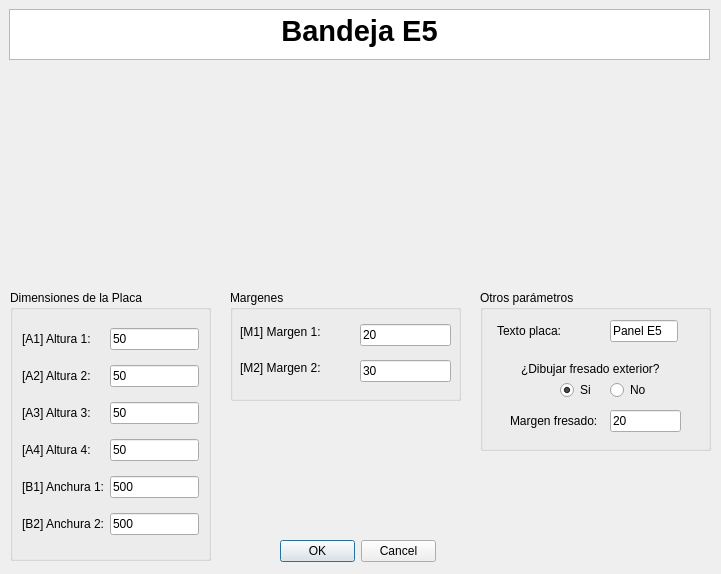
<?xml version="1.0" encoding="UTF-8"?>
<ui version="4.0">
 <class>MyPositionDialog</class>
 <widget class="QDialog" name="MyPositionDialog">
  <property name="geometry">
   <rect>
    <x>0</x>
    <y>0</y>
    <width>721</width>
    <height>574</height>
   </rect>
  </property>
  <property name="windowTitle">
   <string>Enter Position</string>
  </property>
  <property name="whatsThis">
   <string>&lt;html&gt;&lt;head/&gt;&lt;body&gt;&lt;p&gt;Esta ventana de KSDpanel te permite introducir todas las medidas correspondientes del panel seleccionado.&lt;/p&gt;&lt;p&gt;Recuerda que todas las medidas deben de ir en milimetros (mm).&lt;/p&gt;&lt;/body&gt;&lt;/html&gt;</string>
  </property>
  <widget class="QDialogButtonBox" name="buttonBox">
   <property name="geometry">
    <rect>
     <x>280</x>
     <y>540</y>
     <width>156</width>
     <height>23</height>
    </rect>
   </property>
   <property name="orientation">
    <enum>Qt::Horizontal</enum>
   </property>
   <property name="standardButtons">
    <set>QDialogButtonBox::Cancel|QDialogButtonBox::Ok</set>
   </property>
  </widget>
  <widget class="QTextBrowser" name="textBrowser">
   <property name="geometry">
    <rect>
     <x>9</x>
     <y>9</y>
     <width>701</width>
     <height>51</height>
    </rect>
   </property>
   <property name="html">
    <string>&lt;!DOCTYPE HTML PUBLIC &quot;-//W3C//DTD HTML 4.0//EN&quot; &quot;http://www.w3.org/TR/REC-html40/strict.dtd&quot;&gt;
&lt;html&gt;&lt;head&gt;&lt;meta name=&quot;qrichtext&quot; content=&quot;1&quot; /&gt;&lt;style type=&quot;text/css&quot;&gt;
p, li { white-space: pre-wrap; }
&lt;/style&gt;&lt;/head&gt;&lt;body style=&quot; font-family:'MS Shell Dlg 2'; font-size:8.25pt; font-weight:400; font-style:normal;&quot;&gt;
&lt;p align=&quot;center&quot; style=&quot; margin-top:0px; margin-bottom:0px; margin-left:0px; margin-right:0px; -qt-block-indent:0; text-indent:0px;&quot;&gt;&lt;span style=&quot; font-size:22pt; font-weight:600;&quot;&gt;Bandeja E5&lt;/span&gt;&lt;/p&gt;&lt;/body&gt;&lt;/html&gt;</string>
   </property>
  </widget>
  <widget class="QGroupBox" name="groupBox">
   <property name="geometry">
    <rect>
     <x>480</x>
     <y>290</y>
     <width>231</width>
     <height>161</height>
    </rect>
   </property>
   <property name="styleSheet">
    <string notr="true">font: 10pt &quot;MS Shell Dlg 2&quot;;</string>
   </property>
   <property name="title">
    <string>Otros parámetros</string>
   </property>
   <widget class="QLineEdit" name="textoDescriptivoA0UI">
    <property name="geometry">
     <rect>
      <x>130</x>
      <y>30</y>
      <width>68</width>
      <height>22</height>
     </rect>
    </property>
    <property name="text">
     <string>Panel E5</string>
    </property>
   </widget>
   <widget class="QLabel" name="label">
    <property name="geometry">
     <rect>
      <x>17</x>
      <y>30</y>
      <width>107</width>
      <height>22</height>
     </rect>
    </property>
    <property name="text">
     <string>Texto placa:</string>
    </property>
   </widget>
   <widget class="QLabel" name="label_3">
    <property name="geometry">
     <rect>
      <x>30</x>
      <y>120</y>
      <width>107</width>
      <height>22</height>
     </rect>
    </property>
    <property name="text">
     <string>Margen fresado:</string>
    </property>
   </widget>
   <widget class="QLineEdit" name="margenFresadoUI">
    <property name="geometry">
     <rect>
      <x>130</x>
      <y>120</y>
      <width>71</width>
      <height>22</height>
     </rect>
    </property>
    <property name="text">
     <string>20</string>
    </property>
   </widget>
   <widget class="QLabel" name="label_2">
    <property name="geometry">
     <rect>
      <x>41</x>
      <y>71</y>
      <width>148</width>
      <height>16</height>
     </rect>
    </property>
    <property name="mouseTracking">
     <bool>false</bool>
    </property>
    <property name="text">
     <string>¿Dibujar fresado exterior?</string>
    </property>
    <property name="buddy">
     <cstring>label_2</cstring>
    </property>
   </widget>
   <widget class="QRadioButton" name="noCrearFresadoUI">
    <property name="geometry">
     <rect>
      <x>130</x>
      <y>90</y>
      <width>38</width>
      <height>20</height>
     </rect>
    </property>
    <property name="text">
     <string>No</string>
    </property>
   </widget>
   <widget class="QRadioButton" name="crearFresadoUI">
    <property name="geometry">
     <rect>
      <x>80</x>
      <y>90</y>
      <width>34</width>
      <height>20</height>
     </rect>
    </property>
    <property name="text">
     <string>Si</string>
    </property>
    <property name="checked">
     <bool>true</bool>
    </property>
   </widget>
  </widget>
  <widget class="QGroupBox" name="groupBox_2">
   <property name="geometry">
    <rect>
     <x>230</x>
     <y>290</y>
     <width>231</width>
     <height>111</height>
    </rect>
   </property>
   <property name="styleSheet">
    <string notr="true">font: 10pt &quot;MS Shell Dlg 2&quot;;</string>
   </property>
   <property name="title">
    <string>Margenes</string>
   </property>
   <widget class="QLineEdit" name="margenM2UI">
    <property name="geometry">
     <rect>
      <x>130</x>
      <y>70</y>
      <width>91</width>
      <height>22</height>
     </rect>
    </property>
    <property name="text">
     <string>30</string>
    </property>
   </widget>
   <widget class="QLabel" name="label_12">
    <property name="geometry">
     <rect>
      <x>10</x>
      <y>70</y>
      <width>121</width>
      <height>16</height>
     </rect>
    </property>
    <property name="text">
     <string>[M2] Margen 2:</string>
    </property>
   </widget>
   <widget class="QLineEdit" name="margenM1UI">
    <property name="geometry">
     <rect>
      <x>130</x>
      <y>34</y>
      <width>91</width>
      <height>22</height>
     </rect>
    </property>
    <property name="text">
     <string>20</string>
    </property>
   </widget>
   <widget class="QLabel" name="label_11">
    <property name="geometry">
     <rect>
      <x>10</x>
      <y>34</y>
      <width>121</width>
      <height>16</height>
     </rect>
    </property>
    <property name="text">
     <string>[M1] Margen 1:</string>
    </property>
   </widget>
  </widget>
  <widget class="QLabel" name="imagenPanelUI">
   <property name="geometry">
    <rect>
     <x>180</x>
     <y>70</y>
     <width>351</width>
     <height>211</height>
    </rect>
   </property>
   <property name="text">
    <string/>
   </property>
   <property name="pixmap">
    <pixmap>../imagenes/REF_E5cotas.jpg</pixmap>
   </property>
   <property name="scaledContents">
    <bool>true</bool>
   </property>
   <property name="wordWrap">
    <bool>false</bool>
   </property>
   <property name="margin">
    <number>0</number>
   </property>
   <property name="openExternalLinks">
    <bool>false</bool>
   </property>
  </widget>
  <widget class="QGroupBox" name="groupBox_3">
   <property name="geometry">
    <rect>
     <x>10</x>
     <y>290</y>
     <width>201</width>
     <height>271</height>
    </rect>
   </property>
   <property name="styleSheet">
    <string notr="true">font: 10pt &quot;MS Shell Dlg 2&quot;;</string>
   </property>
   <property name="title">
    <string>Dimensiones de la Placa</string>
   </property>
   <layout class="QGridLayout" name="gridLayout_3">
    <item row="1" column="1">
     <widget class="QLineEdit" name="altura2UI">
      <property name="text">
       <string>50</string>
      </property>
     </widget>
    </item>
    <item row="6" column="0">
     <widget class="QLabel" name="label_4">
      <property name="text">
       <string>[B1] Anchura 1:</string>
      </property>
     </widget>
    </item>
    <item row="1" column="0">
     <widget class="QLabel" name="label_10">
      <property name="text">
       <string>[A2] Altura 2:</string>
      </property>
     </widget>
    </item>
    <item row="6" column="1">
     <widget class="QLineEdit" name="anchura1UI">
      <property name="text">
       <string>500</string>
      </property>
     </widget>
    </item>
    <item row="0" column="0">
     <widget class="QLabel" name="label_8">
      <property name="text">
       <string>[A1] Altura 1:</string>
      </property>
     </widget>
    </item>
    <item row="3" column="1">
     <widget class="QLineEdit" name="altura4UI">
      <property name="text">
       <string>50</string>
      </property>
     </widget>
    </item>
    <item row="0" column="1">
     <widget class="QLineEdit" name="altura1UI">
      <property name="text">
       <string>50</string>
      </property>
     </widget>
    </item>
    <item row="2" column="0">
     <widget class="QLabel" name="label_14">
      <property name="text">
       <string>[A3] Altura 3:</string>
      </property>
     </widget>
    </item>
    <item row="2" column="1">
     <widget class="QLineEdit" name="altura3UI">
      <property name="text">
       <string>50</string>
      </property>
     </widget>
    </item>
    <item row="3" column="0">
     <widget class="QLabel" name="label_15">
      <property name="text">
       <string>[A4] Altura 4:</string>
      </property>
     </widget>
    </item>
    <item row="7" column="0">
     <widget class="QLabel" name="label_5">
      <property name="text">
       <string>[B2] Anchura 2:</string>
      </property>
     </widget>
    </item>
    <item row="7" column="1">
     <widget class="QLineEdit" name="anchura2UI">
      <property name="text">
       <string>500</string>
      </property>
     </widget>
    </item>
   </layout>
  </widget>
  <zorder>groupBox_2</zorder>
  <zorder>groupBox</zorder>
  <zorder>buttonBox</zorder>
  <zorder>textBrowser</zorder>
  <zorder>imagenPanelUI</zorder>
  <zorder>groupBox_3</zorder>
 </widget>
 <resources/>
 <connections>
  <connection>
   <sender>buttonBox</sender>
   <signal>accepted()</signal>
   <receiver>MyPositionDialog</receiver>
   <slot>accept()</slot>
   <hints>
    <hint type="sourcelabel">
     <x>248</x>
     <y>254</y>
    </hint>
    <hint type="destinationlabel">
     <x>157</x>
     <y>274</y>
    </hint>
   </hints>
  </connection>
  <connection>
   <sender>buttonBox</sender>
   <signal>rejected()</signal>
   <receiver>MyPositionDialog</receiver>
   <slot>reject()</slot>
   <hints>
    <hint type="sourcelabel">
     <x>316</x>
     <y>260</y>
    </hint>
    <hint type="destinationlabel">
     <x>286</x>
     <y>274</y>
    </hint>
   </hints>
  </connection>
 </connections>
</ui>
